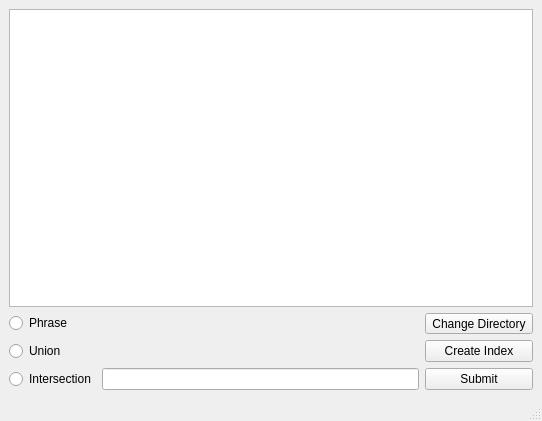
<?xml version="1.0" encoding="UTF-8"?>
<ui version="4.0">
 <class>MainWindow</class>
 <widget class="QMainWindow" name="MainWindow">
  <property name="geometry">
   <rect>
    <x>0</x>
    <y>0</y>
    <width>542</width>
    <height>421</height>
   </rect>
  </property>
  <property name="windowTitle">
   <string>Search Engine Project</string>
  </property>
  <widget class="QWidget" name="centralwidget">
   <layout class="QGridLayout" name="gridLayout">
    <item row="7" column="2">
     <widget class="QPushButton" name="submitQuery_btn">
      <property name="layoutDirection">
       <enum>Qt::LeftToRight</enum>
      </property>
      <property name="text">
       <string>Submit</string>
      </property>
     </widget>
    </item>
    <item row="0" column="0" rowspan="4" colspan="3">
     <widget class="QListView" name="results_output"/>
    </item>
    <item row="4" column="2">
     <widget class="QToolButton" name="directory_btn">
      <property name="text">
       <string>Change Directory</string>
      </property>
     </widget>
    </item>
    <item row="7" column="1">
     <widget class="QLineEdit" name="textQuery_input"/>
    </item>
    <item row="6" column="2">
     <widget class="QPushButton" name="createIndex_btn">
      <property name="text">
       <string>Create Index</string>
      </property>
     </widget>
    </item>
    <item row="6" column="0">
     <widget class="QRadioButton" name="union_rdb">
      <property name="text">
       <string>Union</string>
      </property>
     </widget>
    </item>
    <item row="4" column="0">
     <widget class="QRadioButton" name="phrase_rdb">
      <property name="text">
       <string>Phrase</string>
      </property>
     </widget>
    </item>
    <item row="7" column="0">
     <widget class="QRadioButton" name="intersection_rdb">
      <property name="text">
       <string>Intersection</string>
      </property>
     </widget>
    </item>
   </layout>
  </widget>
  <widget class="QStatusBar" name="statusbar"/>
 </widget>
 <resources/>
 <connections/>
</ui>
